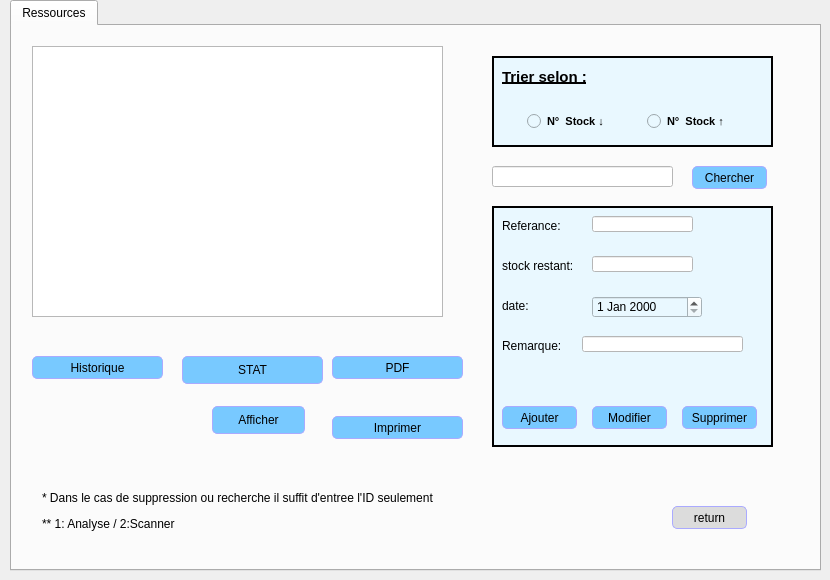
        <widget class="QWidget" name="page_24">
         <widget class="QTabWidget" name="tabWidget_18">
          <property name="geometry">
           <rect>
            <x>10</x>
            <y>0</y>
            <width>811</width>
            <height>571</height>
           </rect>
          </property>
          <property name="styleSheet">
           <string notr="true"/>
          </property>
          <widget class="QWidget" name="tab_21">
           <attribute name="title">
            <string>Ressources</string>
           </attribute>
           <widget class="QPushButton" name="pushButton_37">
            <property name="geometry">
             <rect>
              <x>660</x>
              <y>480</y>
              <width>75</width>
              <height>23</height>
             </rect>
            </property>
            <property name="styleSheet">
             <string notr="true">QPushButton:checked {
    background-color: qlineargradient(spread:pad, x1:0, y1:0, x2:0, y2:1,   stop:0 rgb(120, 201, 255), stop:1 rgb(120, 0, 255))
}

QPushButton:hover {

	
	background-color: rgb(255, 0, 0);
}
QPushButton {
    background-color: rgb(220,220,220);
 border: 1px solid black;
	border-color: rgb(170, 170, 255);
     border-radius: 5px;
}</string>
            </property>
            <property name="text">
             <string>return</string>
            </property>
           </widget>
           <widget class="QPushButton" name="pushButton_89">
            <property name="geometry">
             <rect>
              <x>680</x>
              <y>140</y>
              <width>75</width>
              <height>23</height>
             </rect>
            </property>
            <property name="styleSheet">
             <string notr="true">QPushButton:checked {
    background-color: qlineargradient(spread:pad, x1:0, y1:0, x2:0, y2:1,   stop:0 rgb(120, 201, 255), stop:1 rgb(120, 0, 255))
}

QPushButton:hover {

	background-color: rgb(170, 255, 255);
}
QPushButton {
     background-color: rgb(120, 201, 255); border: 1px solid black;
	border-color: rgb(170, 170, 255);
     border-radius: 5px;
}</string>
            </property>
            <property name="text">
             <string>Chercher</string>
            </property>
           </widget>
           <widget class="QPushButton" name="pushButton_83">
            <property name="geometry">
             <rect>
              <x>320</x>
              <y>390</y>
              <width>131</width>
              <height>23</height>
             </rect>
            </property>
            <property name="styleSheet">
             <string notr="true">QPushButton:checked {
    background-color: qlineargradient(spread:pad, x1:0, y1:0, x2:0, y2:1,   stop:0 rgb(120, 201, 255), stop:1 rgb(120, 0, 255))
}

QPushButton:hover {

	background-color: rgb(170, 255, 255);
}
QPushButton {
     background-color: rgb(120, 201, 255); border: 1px solid black;
	border-color: rgb(170, 170, 255);
     border-radius: 5px;
}</string>
            </property>
            <property name="text">
             <string>Imprimer</string>
            </property>
           </widget>
           <widget class="QLabel" name="label_42">
            <property name="geometry">
             <rect>
              <x>30</x>
              <y>460</y>
              <width>551</width>
              <height>51</height>
             </rect>
            </property>
            <property name="text">
             <string>&lt;html&gt;&lt;head/&gt;&lt;body&gt;&lt;p&gt;* Dans le cas de suppression ou recherche il suffit d'entree l'ID seulement&lt;/p&gt;&lt;p&gt;** 1: Analyse / 2:Scanner &lt;/p&gt;&lt;/body&gt;&lt;/html&gt;</string>
            </property>
           </widget>
           <widget class="QFrame" name="frame_8">
            <property name="geometry">
             <rect>
              <x>480</x>
              <y>180</y>
              <width>281</width>
              <height>241</height>
             </rect>
            </property>
            <property name="styleSheet">
             <string notr="true">background-color:rgb(233,248,255);</string>
            </property>
            <property name="frameShape">
             <enum>QFrame::Box</enum>
            </property>
            <property name="frameShadow">
             <enum>QFrame::Plain</enum>
            </property>
            <property name="lineWidth">
             <number>2</number>
            </property>
            <property name="midLineWidth">
             <number>0</number>
            </property>
            <widget class="QLabel" name="label_86">
             <property name="geometry">
              <rect>
               <x>10</x>
               <y>10</y>
               <width>61</width>
               <height>20</height>
              </rect>
             </property>
             <property name="styleSheet">
              <string notr="true">;</string>
             </property>
             <property name="text">
              <string>Referance:</string>
             </property>
            </widget>
            <widget class="QLabel" name="label_87">
             <property name="geometry">
              <rect>
               <x>10</x>
               <y>50</y>
               <width>71</width>
               <height>20</height>
              </rect>
             </property>
             <property name="styleSheet">
              <string notr="true"/>
             </property>
             <property name="text">
              <string>stock restant:</string>
             </property>
            </widget>
            <widget class="QLabel" name="label_88">
             <property name="geometry">
              <rect>
               <x>10</x>
               <y>90</y>
               <width>91</width>
               <height>20</height>
              </rect>
             </property>
             <property name="styleSheet">
              <string notr="true"/>
             </property>
             <property name="text">
              <string>date:</string>
             </property>
            </widget>
            <widget class="QLineEdit" name="lineEdit_32">
             <property name="geometry">
              <rect>
               <x>100</x>
               <y>10</y>
               <width>101</width>
               <height>16</height>
              </rect>
             </property>
             <property name="styleSheet">
              <string notr="true">background-color: rgb(255, 255, 255);
font: 10pt &quot;MS Shell Dlg 2&quot;;
color: rgb(0, 0, 0);
text-decoration:none;</string>
             </property>
             <property name="clearButtonEnabled">
              <bool>true</bool>
             </property>
            </widget>
            <widget class="QLineEdit" name="lineEdit_37">
             <property name="geometry">
              <rect>
               <x>100</x>
               <y>50</y>
               <width>101</width>
               <height>16</height>
              </rect>
             </property>
             <property name="styleSheet">
              <string notr="true">background-color: rgb(255, 255, 255);</string>
             </property>
             <property name="clearButtonEnabled">
              <bool>true</bool>
             </property>
            </widget>
            <widget class="QLabel" name="label_89">
             <property name="geometry">
              <rect>
               <x>10</x>
               <y>130</y>
               <width>91</width>
               <height>20</height>
              </rect>
             </property>
             <property name="styleSheet">
              <string notr="true"/>
             </property>
             <property name="text">
              <string>Remarque:</string>
             </property>
            </widget>
            <widget class="QLineEdit" name="lineEdit_38">
             <property name="geometry">
              <rect>
               <x>90</x>
               <y>130</y>
               <width>161</width>
               <height>16</height>
              </rect>
             </property>
             <property name="styleSheet">
              <string notr="true">background-color: rgb(255, 255, 255);
font: 10pt &quot;MS Shell Dlg 2&quot;;
color: rgb(0, 0, 0);text-decoration:none;</string>
             </property>
             <property name="clearButtonEnabled">
              <bool>true</bool>
             </property>
            </widget>
            <widget class="QDateEdit" name="dateEdit_11">
             <property name="geometry">
              <rect>
               <x>100</x>
               <y>90</y>
               <width>110</width>
               <height>22</height>
              </rect>
             </property>
            </widget>
            <widget class="QPushButton" name="pushButton_109">
             <property name="geometry">
              <rect>
               <x>10</x>
               <y>200</y>
               <width>75</width>
               <height>23</height>
              </rect>
             </property>
             <property name="styleSheet">
              <string notr="true">QPushButton:checked {
    background-color: qlineargradient(spread:pad, x1:0, y1:0, x2:0, y2:1,   stop:0 rgb(120, 201, 255), stop:1 rgb(120, 0, 255))
}

QPushButton:hover {

	background-color: rgb(170, 255, 255);
}
QPushButton {
     background-color: rgb(120, 201, 255); border: 1px solid black;
	border-color: rgb(170, 170, 255);
     border-radius: 5px;
}</string>
             </property>
             <property name="text">
              <string>Ajouter</string>
             </property>
            </widget>
            <widget class="QPushButton" name="pushButton_110">
             <property name="geometry">
              <rect>
               <x>100</x>
               <y>200</y>
               <width>75</width>
               <height>23</height>
              </rect>
             </property>
             <property name="styleSheet">
              <string notr="true">QPushButton:checked {
    background-color: qlineargradient(spread:pad, x1:0, y1:0, x2:0, y2:1,   stop:0 rgb(120, 201, 255), stop:1 rgb(120, 0, 255))
}

QPushButton:hover {

	background-color: rgb(170, 255, 255);
}
QPushButton {
     background-color: rgb(120, 201, 255); border: 1px solid black;
	border-color: rgb(170, 170, 255);
     border-radius: 5px;
}</string>
             </property>
             <property name="text">
              <string>Modifier</string>
             </property>
            </widget>
            <widget class="QPushButton" name="pushButton_111">
             <property name="geometry">
              <rect>
               <x>190</x>
               <y>200</y>
               <width>75</width>
               <height>23</height>
              </rect>
             </property>
             <property name="styleSheet">
              <string notr="true">QPushButton:checked {
    background-color: qlineargradient(spread:pad, x1:0, y1:0, x2:0, y2:1,   stop:0 rgb(120, 201, 255), stop:1 rgb(120, 0, 255))
}

QPushButton:hover {

	background-color: rgb(170, 255, 255);
}
QPushButton {
     background-color: rgb(120, 201, 255); border: 1px solid black;
	border-color: rgb(170, 170, 255);
     border-radius: 5px;
}</string>
             </property>
             <property name="text">
              <string>Supprimer</string>
             </property>
            </widget>
           </widget>
           <widget class="QLineEdit" name="lineEdit_39">
            <property name="geometry">
             <rect>
              <x>480</x>
              <y>140</y>
              <width>181</width>
              <height>21</height>
             </rect>
            </property>
            <property name="styleSheet">
             <string notr="true">background-color: rgb(255, 255, 255);</string>
            </property>
            <property name="clearButtonEnabled">
             <bool>true</bool>
            </property>
           </widget>
           <widget class="QTableView" name="afficher_ressource_3">
            <property name="geometry">
             <rect>
              <x>20</x>
              <y>20</y>
              <width>411</width>
              <height>271</height>
             </rect>
            </property>
            <property name="styleSheet">
             <string notr="true">QScrollBar:vertical {
color:0094ff;
                 background: #0094ff;
                }
                QScrollBar:horizontal {
color:0094ff;
                 background: #0094ff;
                }

QTableView  
{  
color:0094ff;
  qproperty-currentItemBackground: #00aa7f;  
}</string>
            </property>
           </widget>
           <widget class="QFrame" name="frame_5">
            <property name="geometry">
             <rect>
              <x>480</x>
              <y>30</y>
              <width>281</width>
              <height>91</height>
             </rect>
            </property>
            <property name="styleSheet">
             <string notr="true">background-color:rgb(233,248,255);</string>
            </property>
            <property name="frameShape">
             <enum>QFrame::Box</enum>
            </property>
            <property name="frameShadow">
             <enum>QFrame::Plain</enum>
            </property>
            <property name="lineWidth">
             <number>2</number>
            </property>
            <property name="midLineWidth">
             <number>0</number>
            </property>
            <widget class="QRadioButton" name="radioButton_11">
             <property name="geometry">
              <rect>
               <x>30</x>
               <y>50</y>
               <width>101</width>
               <height>31</height>
              </rect>
             </property>
             <property name="font">
              <font>
               <pointsize>8</pointsize>
               <weight>75</weight>
               <bold>true</bold>
              </font>
             </property>
             <property name="styleSheet">
              <string notr="true">
padding: 5px;
border-radius: 5px;

font-weight: bold;</string>
             </property>
             <property name="text">
              <string>N°  Stock ↓</string>
             </property>
            </widget>
            <widget class="QRadioButton" name="radioButton_13">
             <property name="geometry">
              <rect>
               <x>150</x>
               <y>50</y>
               <width>101</width>
               <height>31</height>
              </rect>
             </property>
             <property name="font">
              <font>
               <pointsize>8</pointsize>
               <weight>75</weight>
               <bold>true</bold>
              </font>
             </property>
             <property name="styleSheet">
              <string notr="true">
padding: 5px;
border-radius: 5px;

font-weight: bold;</string>
             </property>
             <property name="text">
              <string>N°  Stock ↑</string>
             </property>
            </widget>
            <widget class="QLabel" name="label_73">
             <property name="geometry">
              <rect>
               <x>10</x>
               <y>10</y>
               <width>101</width>
               <height>21</height>
              </rect>
             </property>
             <property name="font">
              <font>
               <pointsize>11</pointsize>
               <weight>75</weight>
               <bold>true</bold>
               <underline>true</underline>
              </font>
             </property>
             <property name="text">
              <string>Trier selon :</string>
             </property>
            </widget>
           </widget>
           <widget class="QPushButton" name="pushButton_84">
            <property name="geometry">
             <rect>
              <x>320</x>
              <y>330</y>
              <width>131</width>
              <height>23</height>
             </rect>
            </property>
            <property name="styleSheet">
             <string notr="true">QPushButton:checked {
    background-color: qlineargradient(spread:pad, x1:0, y1:0, x2:0, y2:1,   stop:0 rgb(120, 201, 255), stop:1 rgb(120, 0, 255))
}

QPushButton:hover {

	background-color: rgb(170, 255, 255);
}
QPushButton {
     background-color: rgb(120, 201, 255); border: 1px solid black;
	border-color: rgb(170, 170, 255);
     border-radius: 5px;
}</string>
            </property>
            <property name="text">
             <string>PDF</string>
            </property>
           </widget>
           <widget class="QPushButton" name="pushButton_85">
            <property name="geometry">
             <rect>
              <x>20</x>
              <y>330</y>
              <width>131</width>
              <height>23</height>
             </rect>
            </property>
            <property name="styleSheet">
             <string notr="true">QPushButton:checked {
    background-color: qlineargradient(spread:pad, x1:0, y1:0, x2:0, y2:1,   stop:0 rgb(120, 201, 255), stop:1 rgb(120, 0, 255))
}

QPushButton:hover {

	background-color: rgb(170, 255, 255);
}
QPushButton {
     background-color: rgb(120, 201, 255); border: 1px solid black;
	border-color: rgb(170, 170, 255);
     border-radius: 5px;
}</string>
            </property>
            <property name="text">
             <string>Historique</string>
            </property>
           </widget>
           <widget class="QPushButton" name="pushButton_77">
            <property name="geometry">
             <rect>
              <x>170</x>
              <y>330</y>
              <width>141</width>
              <height>28</height>
             </rect>
            </property>
            <property name="styleSheet">
             <string notr="true">QPushButton:checked {
    background-color: qlineargradient(spread:pad, x1:0, y1:0, x2:0, y2:1,   stop:0 rgb(120, 201, 255), stop:1 rgb(120, 0, 255))
}

QPushButton:hover {

	background-color: rgb(170, 255, 255);
}
QPushButton {
     background-color: rgb(120, 201, 255); border: 1px solid black;
	border-color: rgb(170, 170, 255);
     border-radius: 5px;
}</string>
            </property>
            <property name="text">
             <string>STAT</string>
            </property>
           </widget>
           <widget class="QPushButton" name="pushButton_78">
            <property name="geometry">
             <rect>
              <x>200</x>
              <y>380</y>
              <width>93</width>
              <height>28</height>
             </rect>
            </property>
            <property name="styleSheet">
             <string notr="true">QPushButton:checked {
    background-color: qlineargradient(spread:pad, x1:0, y1:0, x2:0, y2:1,   stop:0 rgb(120, 201, 255), stop:1 rgb(120, 0, 255))
}

QPushButton:hover {

	background-color: rgb(170, 255, 255);
}
QPushButton {
     background-color: rgb(120, 201, 255); border: 1px solid black;
	border-color: rgb(170, 170, 255);
     border-radius: 5px;
}</string>
            </property>
            <property name="text">
             <string>Afficher</string>
            </property>
           </widget>
          </widget>
         </widget>
        </widget>
